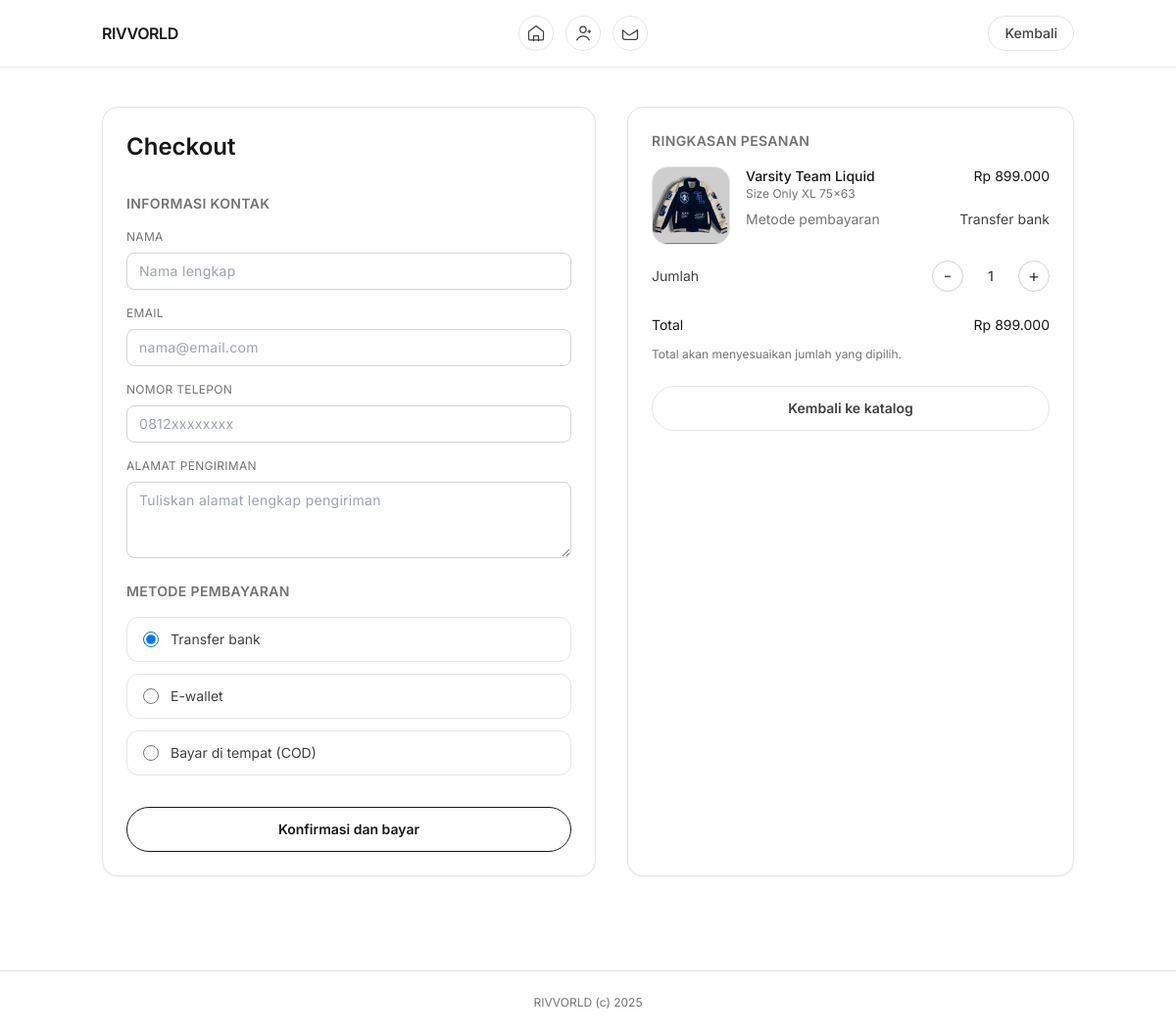
Screenshot of /Rivvorld/checkout.php?id_produk=6 with the database file from the repository.
### tables this page shows
CREATE TABLE `produk` (
  `id_produk` int(11) NOT NULL,
  `nama_produk` varchar(100) NOT NULL,
  `deskripsi` text DEFAULT NULL,
  `harga_produk` decimal(10,2) NOT NULL,
  `gambar_produk` varchar(255) DEFAULT NULL,
  `created_at` datetime DEFAULT current_timestamp()
);

### Rivvorld/checkout.php (the view, shortened to what this page needs)
<?php
include 'database/db.php';
function e($value)
{
  return htmlspecialchars($value ?? '', ENT_QUOTES, 'UTF-8');
}
function formatRupiah($value)
{
  return 'Rp' . number_format((float) $value, 0, ',', '.');
}
function productImageUrl($filename)
{
  return 'gambar/' . rawurlencode($filename);
}
function paymentLabel($value)
{
  $labels = [
    'bank' => 'Transfer bank',
    'ewallet' => 'E-wallet',
    'cod' => 'Bayar di tempat (COD)',
  ];
  return $labels[$value] ?? ucfirst($value);
}
$idProduk = intval($_GET['id_produk'] ?? $_POST['id_produk'] ?? 0);
$stmt = $conn->prepare('SELECT id_produk, nama_produk, deskripsi, harga_produk, gambar_produk FROM produk WHERE id_produk = ?');
$stmt->bind_param('i', $idProduk);
$stmt->execute();
$result = $stmt->get_result();
$produk = $result ? $result->fetch_assoc() : null;
$name = trim($_POST['name'] ?? '');
$email = trim($_POST['email'] ?? '');
$phone = trim($_POST['phone'] ?? '');
$alamat = trim($_POST['alamat'] ?? '');
$payment = $_POST['payment'] ?? 'bank';
$quantityValue = max(1, intval($_POST['quantity'] ?? 1));
$basePrice = (float) $produk['harga_produk'];
$totalValue = $basePrice * $quantityValue;
$hargaFormatted = formatRupiah($basePrice);
$totalFormatted = formatRupiah($totalValue);
$productImage = productImageUrl($produk['gambar_produk'] ?? '');
$productDescription = trim($produk['deskripsi'] ?? '') === '' ? 'Belum ada deskripsi untuk produk ini.' : $produk['deskripsi'];
?>
<!DOCTYPE html>
<html lang="en">
  <head>
    <script src="https://cdn.tailwindcss.com"></script>
  </head>
  <body class="bg-white font-sans text-neutral-900 antialiased">
    <header class="border-b border-neutral-200 bg-white/95 backdrop-blur">
      <div class="mx-auto flex max-w-5xl items-center justify-between px-4 py-4">
        <a href="index.php" class="text-base font-semibold tracking-tight">RIVVORLD</a>
        <nav class="hidden items-center gap-3 md:flex">
          <a
            href="index.php"
            aria-label="Home"
            class="inline-flex h-9 w-9 items-center justify-center rounded-full border border-neutral-200 text-neutral-700 transition hover:border-neutral-900 hover:text-black"
          >
          </a>
          <a
            href="login.php"
            aria-label="Masuk"
            class="inline-flex h-9 w-9 items-center justify-center rounded-full border border-neutral-200 text-neutral-700 transition hover:border-neutral-900 hover:text-black"
          >
          </a>
          <a
            href="kontak.php"
            aria-label="Kontak"
            class="inline-flex h-9 w-9 items-center justify-center rounded-full border border-neutral-200 text-neutral-700 transition hover:border-neutral-900 hover:text-black"
          >
          </a>
        </nav>
        <a
          href="index.php#produk"
          aria-label="Kembali"
          class="inline-flex h-9 items-center justify-center rounded-full border border-neutral-200 px-4 text-sm font-medium text-neutral-700 transition hover:border-neutral-900 hover:text-black"
        >
          Kembali
        </a>
      </div>
    </header>
    <main class="mx-auto mt-10 flex max-w-5xl flex-col gap-10 px-4 pb-24">
      <section class="grid gap-8 md:grid-cols-[1.05fr_0.95fr]">
        <form
          id="checkout-form"
          action="checkout.php?id_produk=<?= e($produk['id_produk']) ?>"
          method="post"
          class="space-y-8 rounded-2xl border border-neutral-200 bg-white p-6 shadow-sm"
        >
          <h1 class="text-2xl font-semibold text-neutral-900">Checkout</h1>
          <div class="space-y-6">
            <div class="space-y-4">
              <h2 class="text-sm font-semibold uppercase tracking-wide text-neutral-500">Informasi kontak</h2>
              <label class="flex flex-col gap-2 text-xs uppercase tracking-wide text-neutral-500">
                Nama
                <input
                  type="text"
                  name="name"
                  placeholder="Nama lengkap"
                  value="<?= e($name) ?>"
                  required
                  class="rounded-lg border border-neutral-300 px-3 py-2 text-sm text-neutral-900 focus:border-neutral-900 focus:outline-none"
                />
              </label>
              <label class="flex flex-col gap-2 text-xs uppercase tracking-wide text-neutral-500">
                Email
                <input
                  type="email"
                  name="email"
                  placeholder="nama@email.com"
                  value="<?= e($email) ?>"
                  class="rounded-lg border border-neutral-300 px-3 py-2 text-sm text-neutral-900 focus:border-neutral-900 focus:outline-none"
                />
              </label>
              <label class="flex flex-col gap-2 text-xs uppercase tracking-wide text-neutral-500">
                Nomor telepon
                <input
                  type="tel"
                  name="phone"
                  placeholder="0812xxxxxxxx"
                  value="<?= e($phone) ?>"
                  class="rounded-lg border border-neutral-300 px-3 py-2 text-sm text-neutral-900 focus:border-neutral-900 focus:outline-none"
                />
              </label>
              <label class="flex flex-col gap-2 text-xs uppercase tracking-wide text-neutral-500">
                Alamat pengiriman
                <textarea
                  name="alamat"
                  rows="3"
                  placeholder="Tuliskan alamat lengkap pengiriman"
                  required
                  class="rounded-lg border border-neutral-300 px-3 py-2 text-sm text-neutral-900 focus:border-neutral-900 focus:outline-none"
                ><?= e($alamat) ?></textarea>
              </label>
            </div>
            <div class="space-y-4">
              <h2 class="text-sm font-semibold uppercase tracking-wide text-neutral-500">Metode pembayaran</h2>
              <div class="space-y-3">
                <label class="flex items-center gap-3 rounded-xl border border-neutral-200 px-4 py-3 text-sm text-neutral-700 transition hover:border-neutral-900">
                  <input
                    type="radio"
                    name="payment"
                    value="bank"
                    <?= $payment === 'bank' ? 'checked' : '' ?>
                    class="h-4 w-4 border-neutral-300 text-neutral-900 focus:ring-neutral-900"
                  />
                  Transfer bank
                </label>
                <label class="flex items-center gap-3 rounded-xl border border-neutral-200 px-4 py-3 text-sm text-neutral-700 transition hover:border-neutral-900">
                  <input
                    type="radio"
                    name="payment"
                    value="ewallet"
                    <?= $payment === 'ewallet' ? 'checked' : '' ?>
                    class="h-4 w-4 border-neutral-300 text-neutral-900 focus:ring-neutral-900"
                  />
                  E-wallet
                </label>
                <label class="flex items-center gap-3 rounded-xl border border-neutral-200 px-4 py-3 text-sm text-neutral-700 transition hover:border-neutral-900">
                  <input
                    type="radio"
                    name="payment"
                    value="cod"
                    <?= $payment === 'cod' ? 'checked' : '' ?>
                    class="h-4 w-4 border-neutral-300 text-neutral-900 focus:ring-neutral-900"
                  />
                  Bayar di tempat (COD)
                </label>
              </div>
            </div>
          </div>
          <button
            type="submit"
            class="w-full rounded-full border border-neutral-900 px-4 py-3 text-sm font-semibold text-neutral-900 transition hover:bg-neutral-900 hover:text-white"
          >
            Konfirmasi dan bayar
          </button>
        </form>
        <aside class="space-y-6 rounded-2xl border border-neutral-200 bg-white p-6 shadow-sm">
          <div>
            <h2 class="text-sm font-semibold uppercase tracking-wide text-neutral-500">Ringkasan pesanan</h2>
            <div class="mt-4 flex items-start gap-4">
              <div class="h-20 w-20 overflow-hidden rounded-2xl border border-neutral-200 bg-neutral-50">
                <img src="<?= e($productImage) ?>" alt="<?= e($produk['nama_produk']) ?>" class="h-full w-full object-cover" />
              </div>
              <div class="flex-1 space-y-2 text-sm text-neutral-700">
                <div class="flex items-start justify-between gap-4">
                  <div>
                    <p class="font-medium text-neutral-900"><?= e($produk['nama_produk']) ?></p>
                    <p class="text-xs text-neutral-500"><?= nl2br(e($productDescription)) ?></p>
                  </div>
                  <span id="product-price" class="text-neutral-900"><?= e($hargaFormatted) ?></span>
                </div>
                <div class="flex items-center justify-between text-sm">
                  <span class="text-neutral-500">Metode pembayaran</span>
                  <span id="payment-label"><?= e(paymentLabel($payment)) ?></span>
                </div>
              </div>
            </div>
            <div class="mt-4 flex items-center justify-between text-sm text-neutral-700">
              <span>Jumlah</span>
              <div class="flex items-center gap-2">
                <button
                  type="button"
                  id="decrement"
                  class="flex h-8 w-8 items-center justify-center rounded-full border border-neutral-300 text-lg leading-none transition hover:border-neutral-900"
                  aria-label="Kurangi jumlah"
                >
                  -
                </button>
                <span id="quantity" class="w-10 text-center font-medium"><?= e($quantityValue) ?></span>
                <button
                  type="button"
                  id="increment"
                  class="flex h-8 w-8 items-center justify-center rounded-full border border-neutral-300 text-lg leading-none transition hover:border-neutral-900"
                  aria-label="Tambah jumlah"
                >
                  +
                </button>
              </div>
            </div>
          </div>
          <div class="space-y-3 text-sm text-neutral-700">
            <div class="flex items-center justify-between text-neutral-900">
              <span>Total</span>
              <span id="total-price"><?= e($totalFormatted) ?></span>
            </div>
            <p class="text-xs text-neutral-500">Total akan menyesuaikan jumlah yang dipilih.</p>
          </div>
          <a
            href="index.php#produk"
            class="inline-flex w-full items-center justify-center rounded-full border border-neutral-200 px-4 py-3 text-sm font-semibold text-neutral-700 transition hover:border-neutral-900 hover:text-black"
          >
            Kembali ke katalog
          </a>
        </aside>
      </section>
    </main>
    <footer class="border-t border-neutral-200 py-6 text-center text-xs text-neutral-500">
      RIVVORLD (c) 2025
    </footer>
  </body>
</html>

### rows the page displays
produk: gambar_produk (picture), nama_produk "Varsity Team Liquid", deskripsi "Size Only XL 75x63"

### other values shown
paymentLabel($payment) "Transfer bank"
$quantityValue "1"
